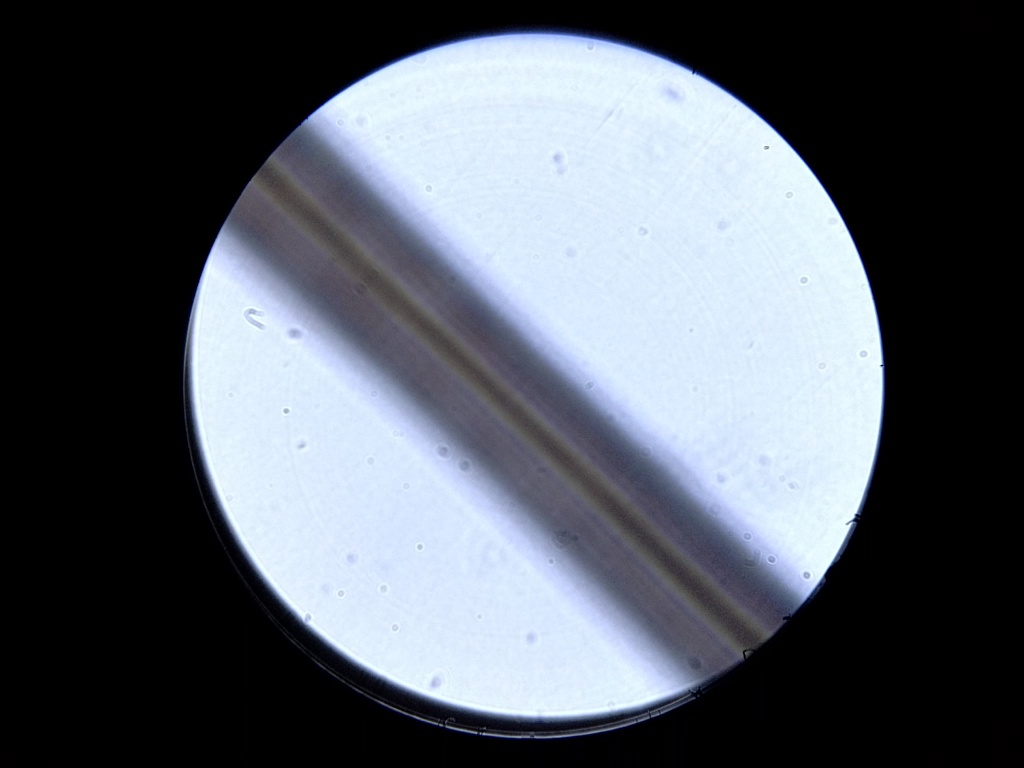
#> input picture datasets/Human Hair/frame54.jpg, 1024 x 768 px, given in place of Topography.tif, which was not available; the run also reads 1 picture not shown here
$ python load_focus_maps.py   (older library calls are emulated)
#> lines starting #> are read from the running program, lines starting #| are printed output that depends on the picture; after the words box and inside, x2 and y2 are one past the last pixel; in counts of white or black regions, pixels touching at a corner belong together; pictures that were not available may be replaced by others from this repository, and a replacement may not be noted
### experiments/apply_binarization.py
import cv2 as cv
import numpy as np
import os

def get_mask(grayscale_texture, glob_threshold=10):
    # get the black background mask in order to afterwards transform the black background to
    # be in the same cluster in Otsu's binarization as the bright one
    threshold, black_background_mask = cv.threshold(grayscale_texture, glob_threshold, 255, cv.THRESH_BINARY_INV)

    # find the brightest pixel - it will be used as a bright background value
    minVal, maxVal, minLoc, maxLoc = cv.minMaxLoc(grayscale_texture)

    # making sure that grayscaled_texture (<glob_threshold) + 255 * coeff < 255
    coeff = np.min([maxVal / 255, 1 - glob_threshold / 255])

    # adding 255 * coeff to the black background to set it bright
    grayscale_texture = cv.addWeighted(grayscale_texture, 1, black_background_mask, coeff, 0)

    # apply otsu's binarization to the texture
    th, mask = cv.threshold(grayscale_texture, 0, 255, cv.THRESH_BINARY_INV + cv.THRESH_OTSU)

    # return the mask
    return mask


def remove_background(input_depthmap_path, input_texture_path, output_depthmap_path, glob_threshold=10):
    # get the images
#> called with glob_threshold = 0
    depth_map = cv.imread(input_depthmap_path, cv.IMREAD_GRAYSCALE)
#> depth_map: shape (768, 1024); min 0, max 255, mean 93.2
    texture = cv.imread(input_texture_path, cv.IMREAD_COLOR)

    #if depth_map is None or texture is None:
    #    return

    # preprocess the texture
    grayscale_texture = cv.cvtColor(texture, cv.COLOR_RGB2GRAY)

    mask = get_mask(grayscale_texture, glob_threshold)
#> in get_mask, `threshold, black_background_mask = cv.threshold(grayscale_texture, glo..`:
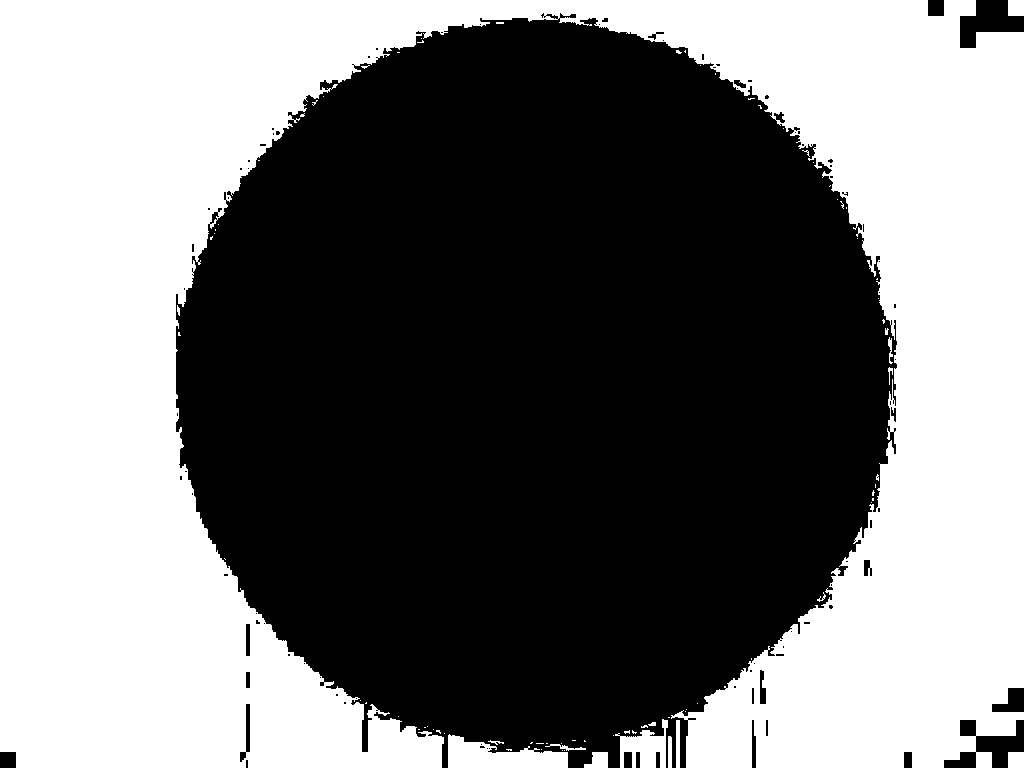
#> black_background_mask: shape (768, 1024); 47% white; 81 white regions (65 under 20 px), largest, box (x1, y1, x2, y2) and area: (0, 0, 1024, 768) 363922, (448, 734, 568, 768) 2484, (615, 719, 668, 768) 1350
#> in get_mask, `threshold, black_background_mask = cv.threshold(grayscale_texture, glo..`: threshold = 0
#> in get_mask, `minVal, maxVal, minLoc, maxLoc = cv.minMaxLoc(grayscale_texture)`: maxVal = 254; minLoc = (0, 0); maxLoc = (764, 144)
#> in get_mask, `coeff = np.min([maxVal / 255, 1 - glob_threshold / 255])`: coeff = 0.996
#> in get_mask, `th, mask = cv.threshold(grayscale_texture, 0, 255, cv.THRESH_BINARY_IN..`: mask: shape (768, 1024); 17.6% white; 94 white regions (72 under 20 px), largest, box (x1, y1, x2, y2) and area: (176, 13, 897, 768) 131968, (960, 0, 1024, 48) 1792, (944, 720, 1024, 768) 1792
#> in get_mask, `th, mask = cv.threshold(grayscale_texture, 0, 255, cv.THRESH_BINARY_IN..`: th = 157

    # apply mask to the depthmap and save the result
    masked_depth_map = cv.bitwise_and(depth_map, depth_map, mask=mask)
#> further down, img is the input picture: shape (768, 1024, 3); mean B, G, R 103.1, 94, 87.9
    cv.imwrite(output_depthmap_path, masked_depth_map)


# remove_background('../../results/thick-specimen/ant 20/Topography.tif',
#                   '../../results/thick-specimen/ant 20/Texture.tif',
#                   '../../results/thick-specimen/ant 20/NoBG_Topography.tif')

# datasets = ['2', '3', '4', '6', '7', '9', '12', '13', '14', '15', '17', '18', '20']
#datasets = ['HD. Bee wing new 30', 'HD. Bee wing new 100', 'HD. Bee wing new by-hand']
# datasets = ['HD. Human hair 25',
#             'HD. Human hair 50',
#             'HD. Human hair 100',
#             'HD. Human hair 200',
#             'HD. Human hair 500',
#             'HD. Human hair 1000',
#             'HD. Human hair by-hand']
datasets_dir = '../../results/thick-specimen'
#depthmap_method = 'FIJI.tif'
#texture_method = 'IJ.tif'
datasets = os.listdir(datasets_dir)
for dataset_name in datasets:
    input_texture = f'{datasets_dir}/{dataset_name}/Texture.tif'
    input_depthmap = f'{datasets_dir}/{dataset_name}/Topography.tif'
    output_depthmap = f'{datasets_dir}/{dataset_name}/Topography-OTSU_2.png'
    remove_background(input_depthmap, input_texture, output_depthmap, glob_threshold=0) # there is no black bg on these frames

### experiments/focus_map_getters.py
import cv2 as cv
import numpy as np

import experiments.objective_functions as of
from experiments.apply_binarization import get_mask


def get_focus_in_pixel(grayscale_img, mask, comprehensive_mask,
                       x, y, window_size, focus_operator, is_focus_window_masked=True):
    half_window_size = (window_size - 1) // 2

    lower_x = max(0, x - half_window_size)
    upper_x = min(grayscale_img.shape[1], x + half_window_size) + 1
    lower_y = max(0, y - half_window_size)
    upper_y = min(grayscale_img.shape[0], y + half_window_size) + 1

    window = np.zeros((window_size, window_size), np.uint8)
    window = window + np.mean(
        grayscale_img[lower_y:upper_y, lower_x:upper_x][mask[lower_y:upper_y, lower_x:upper_x] == 255])

    np.putmask(window, comprehensive_mask[y:(y + window_size), x:(x + window_size)] == 255,
               grayscale_img[lower_y:upper_y, lower_x:upper_x])
    if is_focus_window_masked:
        return focus_operator(window)
    else:
        return focus_operator(grayscale_img[lower_y:upper_y, lower_x:upper_x])


def get_image_focus_map(img, erosion_dilation_kernel_size=5, iterations_of_erosion_dilation=6,
                        global_black_background_threshold=2, focus_operator_window_size=11, focus_operator=of.LAPM,
                        is_focus_window_masked=True):
#> called with erosion_dilation_kernel_size = 5, iterations_of_erosion_dilation = 6, global_black_background_threshold = 2, focus_operator_window_size = 21, is_focus_window_masked = True
    grayscale_img = cv.cvtColor(img, cv.COLOR_RGB2GRAY)
    mask = get_mask(grayscale_img, global_black_background_threshold)
#> call 2 of get_mask, with glob_threshold = 2
#> in get_mask (call 2), `threshold, black_background_mask = cv.threshold(grayscale_texture, glo..`: black_background_mask: shape (768, 1024); 49.6% white; 121 white regions (116 under 20 px), largest, box (x1, y1, x2, y2) and area: (0, 0, 1024, 768) 389578, (247, 578, 264, 600) 58, (222, 537, 234, 558) 46, (273, 613, 287, 627) 46, (298, 638, 312, 650) 27
#> in get_mask (call 2), `threshold, black_background_mask = cv.threshold(grayscale_texture, glo..`: threshold = 2
#> in get_mask (call 2), `minVal, maxVal, minLoc, maxLoc = cv.minMaxLoc(grayscale_texture)`: maxLoc = (765, 144)
#> in get_mask (call 2), `coeff = np.min([maxVal / 255, 1 - glob_threshold / 255])`: coeff = 0.992
#> in get_mask (call 2), `grayscale_texture = cv.addWeighted(grayscale_texture, 1, black_backgro..`:
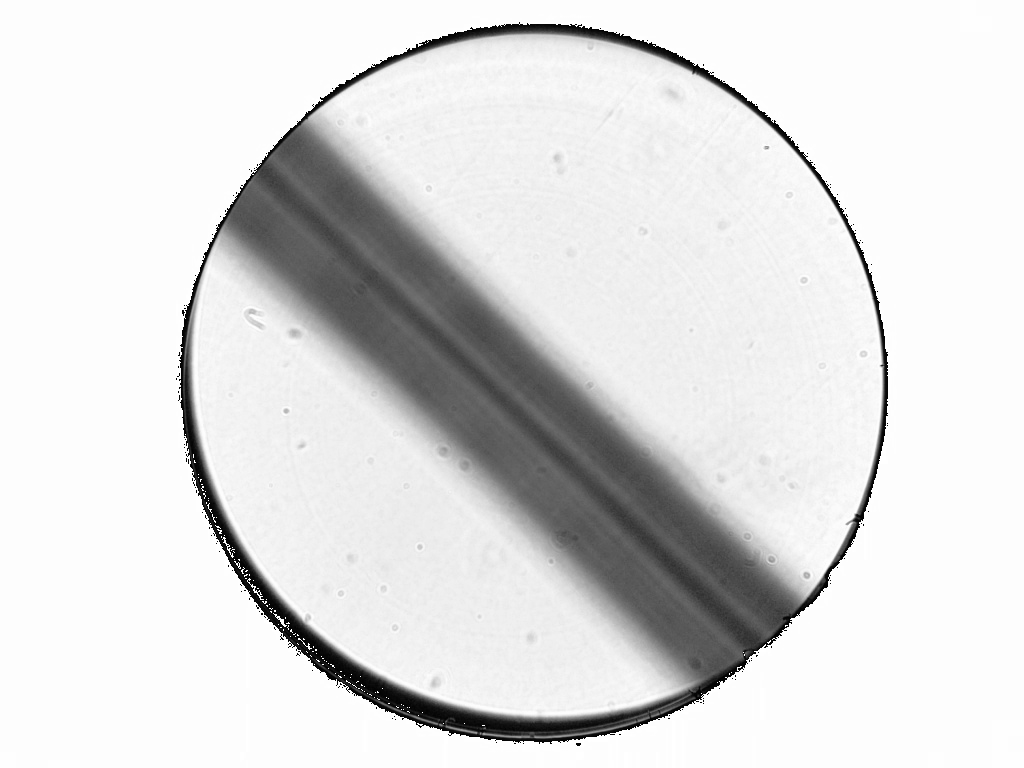
#> grayscale_texture: shape (768, 1024); min 3, max 255, mean 221.5
#> in get_mask (call 2), `th, mask = cv.threshold(grayscale_texture, 0, 255, cv.THRESH_BINARY_IN..`:
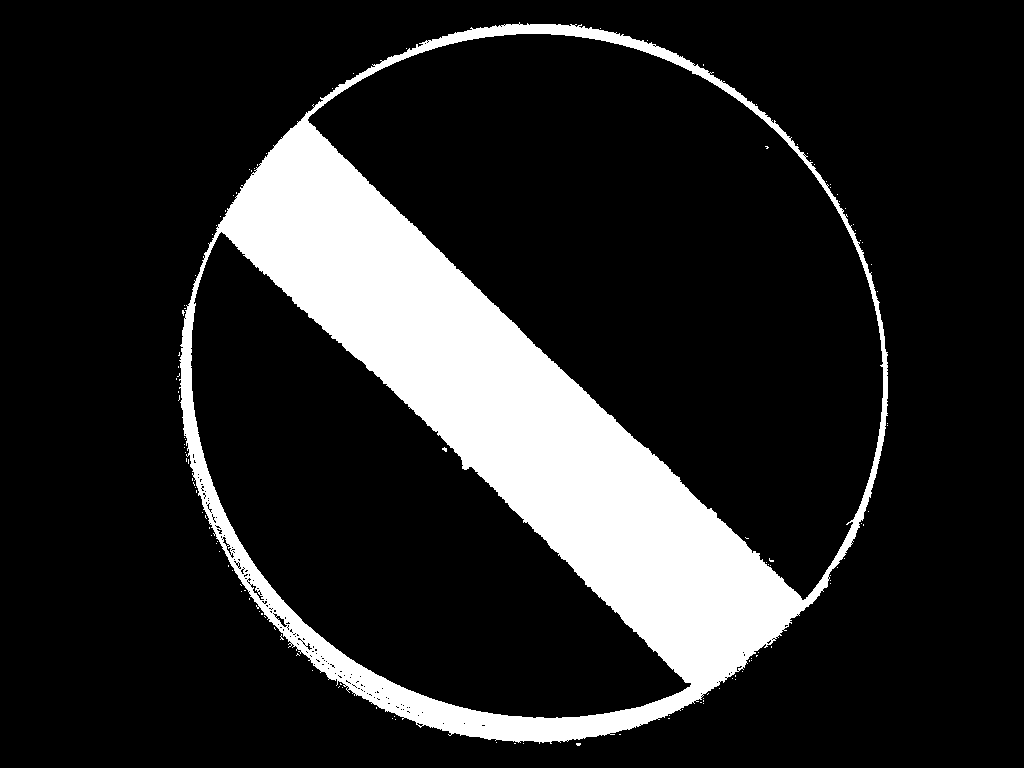
#> mask: shape (768, 1024); 15.1% white; 124 white regions (123 under 20 px), largest, box (x1, y1, x2, y2) and area: (179, 22, 888, 744) 118652
#> in get_mask (call 2), `th, mask = cv.threshold(grayscale_texture, 0, 255, cv.THRESH_BINARY_IN..`: th = 164
    kernel = np.ones((erosion_dilation_kernel_size, erosion_dilation_kernel_size), np.uint8)
    erosion = cv.erode(mask, kernel, iterations=iterations_of_erosion_dilation)
#> erosion: shape (768, 1024); 8.6% white; 1 white region, box (x1, y1, x2, y2) and area: (239, 140, 784, 675) 67959
    dilation = cv.dilate(erosion, kernel, iterations=iterations_of_erosion_dilation)
#> dilation: shape (768, 1024); 12% white; 1 white region, box (x1, y1, x2, y2) and area: (227, 128, 796, 687) 94455
    mask = dilation

    raw_mask = mask.reshape(-1, 2)
#> raw_mask = 393216 pairs, first value 0 to 255, second value 0 to 255

    focus_map = np.zeros((grayscale_img.shape[0], grayscale_img.shape[1]), np.uint8)
    window_size = focus_operator_window_size

    # comprehensive mask is needed to process image's close-to-bounds pixels
    comprehensive_mask = np.zeros((img.shape[0] + window_size, img.shape[1] + window_size), np.uint8)
    half_window_size = (window_size - 1) // 2
    comprehensive_mask[half_window_size:(img.shape[0] + half_window_size),
        half_window_size:(img.shape[1] + half_window_size)] = mask
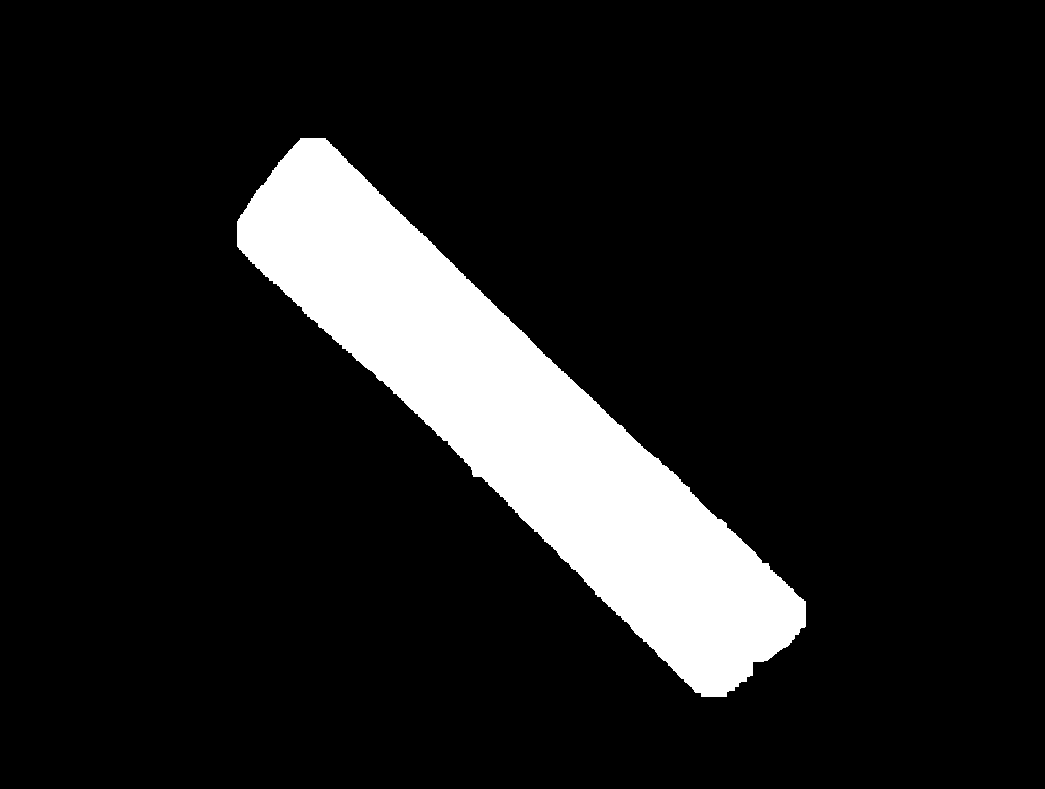
#> comprehensive_mask: shape (789, 1045); 11.5% white; 1 white region, box (x1, y1, x2, y2) and area: (237, 138, 806, 697) 94455

    for (y, x) in np.array(np.where(mask == 255)).transpose().reshape(-1, 2):
        focus_map[y, x] = get_focus_in_pixel(grayscale_img, mask, comprehensive_mask,
                                             x, y, window_size, focus_operator, is_focus_window_masked)
#> this loop made 94455 passes
#> (y, x, lower_x in get_focus_in_pixel, upper_x in get_focus_in_pixel, lower_y in get_focus_in_pixel, upper_y in get_focus_in_pixel) on passes 1 to 3: (128, 290, 280, 301, 118, 139), (128, 291, 281, 302, 118, 139), (128, 292, 282, 303, 118, 139)
#> pass 1, in LAPM, `laplacianY = numpy.abs(cv2.filter2D(img, -1, kernel.T))`:
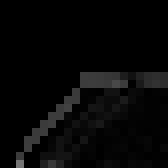
#> laplacianY: shape (21, 21) float64 (shown 8 times larger); min 0, max 118.1, mean 7
#> after the loop:
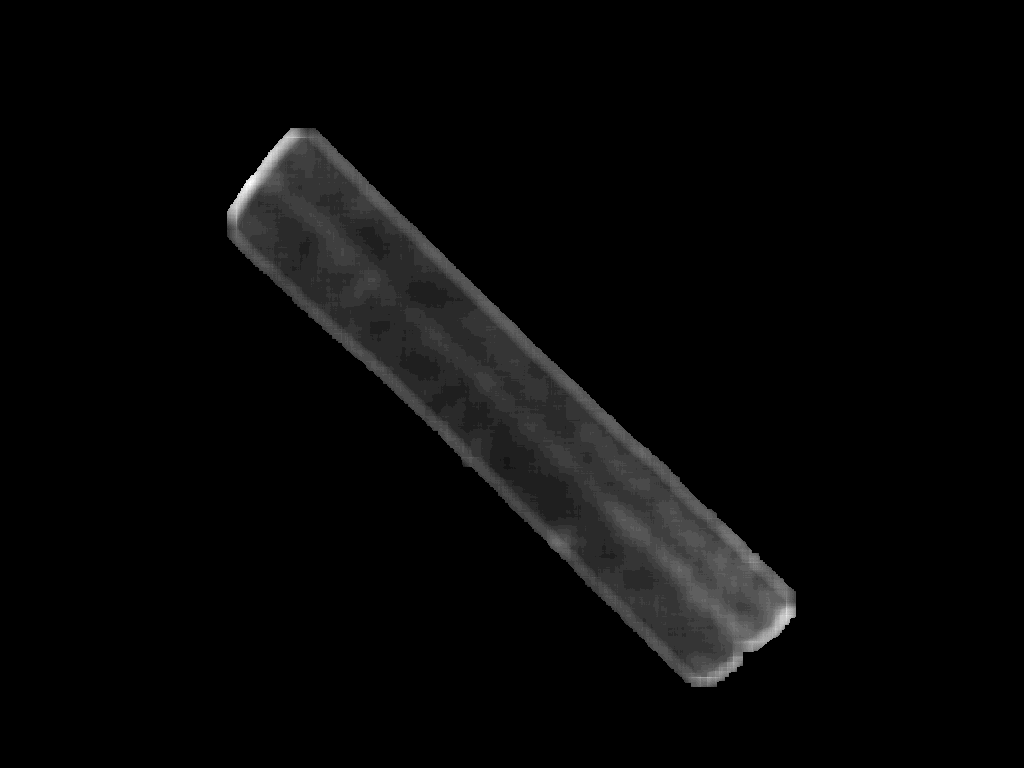
#> focus_map: shape (768, 1024); min 0, max 24, mean 0.7; drawn with min black and max white
    focus_map = focus_map / np.amax(focus_map) * 255
    return focus_map


# [10 lines left out: function get_stack_focus_maps, not called in this run]

### experiments/objective_functions.py
import cv2
import numpy


def focus_functions_list():
    return ['LAPV', 'LAPM', 'TENG', 'MLOG', 'VOLL4']


def name_to_function(name):
    switcher = {
        'LAPV': LAPV,
        'LAPM': LAPM,
        'TENG': TENG,
        'MLOG': MLOG,
        'VOLL4': VOLL4
    }

    return switcher.get(name)


# Variance of Laplacian
def LAPV(img):
    return numpy.std(cv2.Laplacian(img, cv2.CV_64F)) ** 2


# Modified Laplacian
def LAPM(img):
    kernel = numpy.array([[-1, 2, -1]])
    laplacianX = numpy.abs(cv2.filter2D(img, -1, kernel))
    laplacianY = numpy.abs(cv2.filter2D(img, -1, kernel.T))
    return numpy.mean(laplacianX + laplacianY)


# Tenengrad focus measure operator
def TENG(img):
    gaussianX = cv2.Sobel(img, cv2.CV_64F, 1, 0)
    gaussianY = cv2.Sobel(img, cv2.CV_64F, 0, 1)
    return numpy.mean(gaussianX * gaussianX + gaussianY * gaussianY)


# [52 lines left out: functions default_parts, TENG_parts, not called in this run]


# MLOG focus measure operator
def MLOG(img):
    return numpy.max(cv2.convertScaleAbs(cv2.Laplacian(img, 3)))
    #return numpy.max(cv2.convertScaleAbs(cv2.Laplacian(img, 3)))


# Vollath-4 operator to measure focus
# [12 lines left out: function VOLL4, not called in this run]

### scripts_automation/load_focus_maps.py
import os
import cv2 as cv
from experiments.focus_map_getters import get_image_focus_map
import experiments.objective_functions as of

datasets_path = '../datasets/'
results_path = '../results/'
stack_name = 'Human Hair - HD'

file_names = os.listdir(datasets_path + stack_name)
window_size = 21
fms = {'LAPM', 'TENG', 'MLOG', 'VOLL4'}
is_masked = True

for fm in fms:
    for i in range(0, len(file_names)):
        img = cv.imread(datasets_path + stack_name + '/' + file_names[i], cv.IMREAD_COLOR)
        focus_map = get_image_focus_map(img, focus_operator_window_size=window_size,
                                             focus_operator=of.name_to_function(fm), is_focus_window_masked=is_masked)

        results_directory = f'{results_path}{stack_name} - FM.{fm}.{window_size}.{is_masked}'
        try:
            os.mkdir(results_directory)
        except FileExistsError:
            pass
        cv.imwrite(results_directory + '/' + file_names[i], focus_map)
#> (the run stopped early here; a loop or call above may not have finished)
